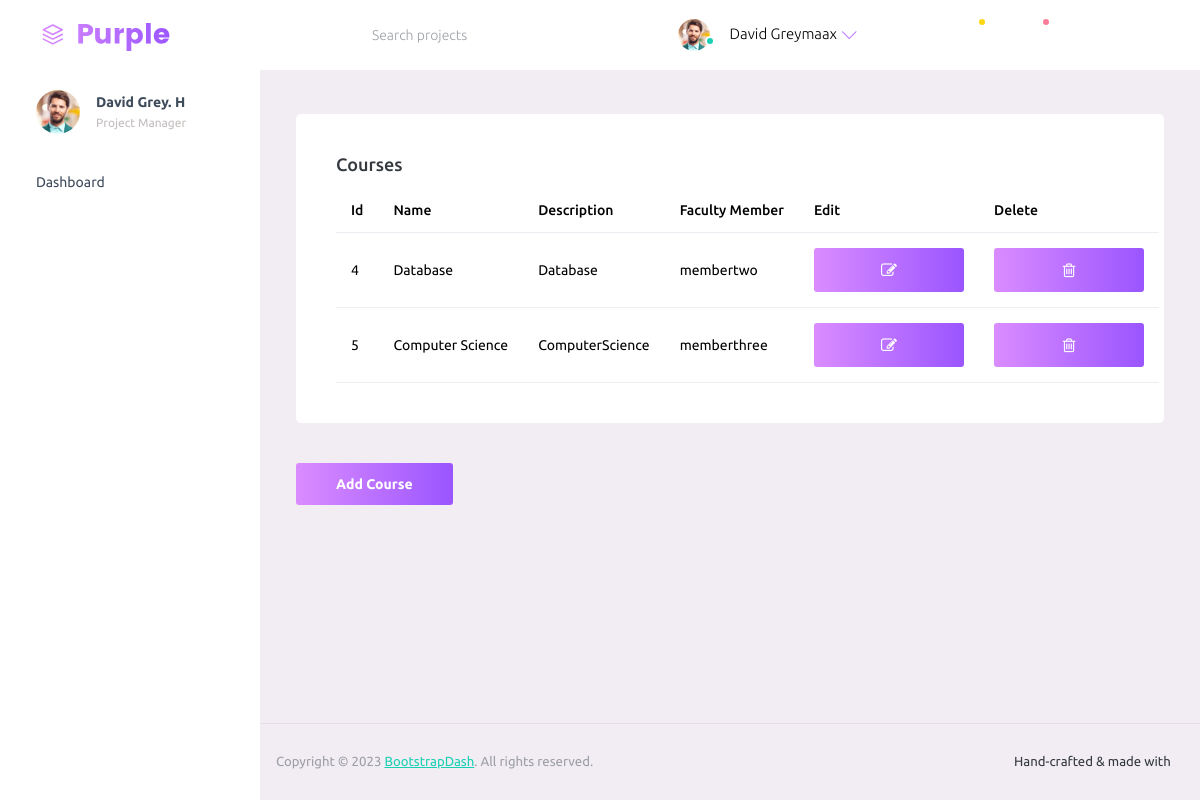
The page /Views/pages/samples/ManageCourses.php on the database as committed earlier.
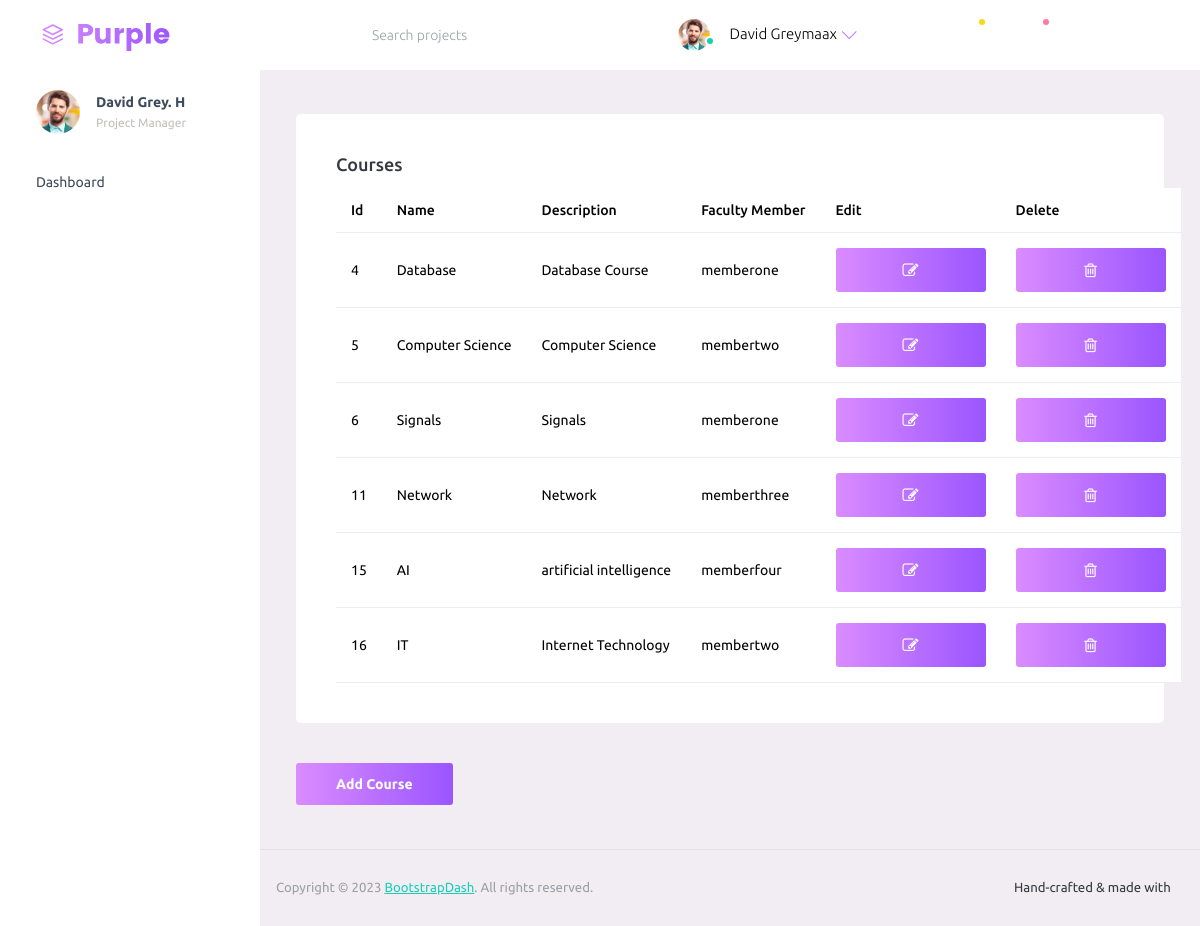
The same page on the database as committed later.
### tables this page shows
CREATE TABLE `course` (
  `CrsId` int(11) NOT NULL,
  `CrsName` varchar(50) NOT NULL,
  `FacultyId` int(11) DEFAULT NULL,
  `Description` varchar(255) NOT NULL
);

CREATE TABLE `users` (
  `Id` int(11) NOT NULL,
  `Name` varchar(50) NOT NULL,
  `UserName` varchar(50) NOT NULL,
  `Password` varchar(50) NOT NULL,
  `Email` varchar(100) NOT NULL,
  `RoleName` varchar(20) NOT NULL
);

### Controllers/CoursesController.php (called while the page is built, shortened)
<?php
require_once 'C:\xampp\htdocs\Learning-Management-System\Controllers\DBController.php';
    class CoursesController
    {
        public function GetAllCourses()
        {
            $this->db = new DbController;
            if($this->db->openConnection())
            {
                $query = "SELECT CrsId,CrsName,Description,Name FROM course Left JOIN users ON FacultyId = Id";
                $result = $this->db->select($query);
                if($result === false)
                {
                    return false;
                }
                else
                {
                    return $result;
                }
            }
        }
    }
?>

### Controllers/DBController.php (called while the page is built, shortened)
<?php
    class DbController
    {
        public $dbHost="localhost";
        public $dbUser="root";
        public $dbPassword="";
        public $dbName="LMSDb";
        public $connection;
        public function openConnection()
        {
            $this->connection=new mysqli($this->dbHost,$this->dbUser,$this->dbPassword,$this->dbName);
            if($this->connection->connect_error)
            {
                echo " Error in Connection : ".$this->connection->connect_error;
                return false;
            }
            else
            {
                return true;
            }
        }
        public function select($qry)
        {
            $result=$this->connection->query($qry);
            if(!$result)
            {
                echo "Error : ".mysqli_error($this->connection);
                return false;
            }
            else
            {
                return $result->fetch_all(MYSQLI_ASSOC);
            }
        }
    }
?>

### Views/pages/samples/ManageCourses.php (the view, shortened to what this page needs)
<?php
  require_once 'C:\xampp\htdocs\Learning-Management-System\Controllers\CoursesController.php';
  require_once 'C:\xampp\htdocs\Learning-Management-System\Controllers\DBController.php';
  $CrsController = new CoursesController;
  $courses = $CrsController->GetAllCourses();
?>
<!DOCTYPE html>
<html lang="en">
  <head>
    <link rel="stylesheet" href="../../assets/vendors/mdi/css/materialdesignicons.min.css">
    <link rel="stylesheet" href="../../assets/vendors/ti-icons/css/themify-icons.css">
    <link rel="stylesheet" href="../../assets/vendors/css/vendor.bundle.base.css">
    <link rel="stylesheet" href="../../assets/vendors/font-awesome/css/font-awesome.min.css">
    <link rel="stylesheet" href="../../assets/css/style.css">
  </head>
  <body>
    <div class="container-scroller">
      <nav class="navbar default-layout-navbar col-lg-12 col-12 p-0 fixed-top d-flex flex-row">
        <div class="text-center navbar-brand-wrapper d-flex align-items-center justify-content-start">
          <a class="navbar-brand brand-logo" href="../../index.html"><img src="../../assets/images/logo.svg" alt="logo" /></a>
        </div>
        <div class="navbar-menu-wrapper d-flex align-items-stretch">
          <button class="navbar-toggler navbar-toggler align-self-center" type="button" data-toggle="minimize">
            <span class="mdi mdi-menu"></span>
          </button>
          <div class="search-field d-none d-md-block">
            <form class="d-flex align-items-center h-100" action="#">
              <div class="input-group">
                <div class="input-group-prepend bg-transparent">
                  <i class="input-group-text border-0 mdi mdi-magnify"></i>
                </div>
                <input type="text" class="form-control bg-transparent border-0" placeholder="Search projects">
              </div>
            </form>
          </div>
          <ul class="navbar-nav navbar-nav-right">
            <li class="nav-item nav-profile dropdown">
              <a class="nav-link dropdown-toggle" id="profileDropdown" href="#" data-bs-toggle="dropdown" aria-expanded="false">
                <div class="nav-profile-img">
                  <img src="../../assets/images/faces/face1.jpg" alt="image">
                  <span class="availability-status online"></span>
                </div>
                <div class="nav-profile-text">
                  <p class="mb-1 text-black">David Greymaax</p>
                </div>
              </a>
            </li>
            <li class="nav-item d-none d-lg-block full-screen-link">
              <a class="nav-link">
                <i class="mdi mdi-fullscreen" id="fullscreen-button"></i>
              </a>
            </li>
            <li class="nav-item dropdown">
              <a class="nav-link count-indicator dropdown-toggle" id="messageDropdown" href="#" data-bs-toggle="dropdown" aria-expanded="false">
                <i class="mdi mdi-email-outline"></i>
                <span class="count-symbol bg-warning"></span>
              </a>
            </li>
            <li class="nav-item dropdown">
              <a class="nav-link count-indicator dropdown-toggle" id="notificationDropdown" href="#" data-bs-toggle="dropdown">
                <i class="mdi mdi-bell-outline"></i>
                <span class="count-symbol bg-danger"></span>
              </a>
            </li>
            <li class="nav-item nav-logout d-none d-lg-block">
              <a class="nav-link" href="#">
                <i class="mdi mdi-power"></i>
              </a>
            </li>
            <li class="nav-item nav-settings d-none d-lg-block">
              <a class="nav-link" href="#">
                <i class="mdi mdi-format-line-spacing"></i>
              </a>
            </li>
          </ul>
        </div>
      </nav>
      <div class="container-fluid page-body-wrapper">
        <nav class="sidebar sidebar-offcanvas" id="sidebar">
          <ul class="nav">
            <li class="nav-item nav-profile">
              <a href="#" class="nav-link">
                <div class="nav-profile-image">
                  <img src="../../assets/images/faces/face1.jpg" alt="profile" />
                </div>
                <div class="nav-profile-text d-flex flex-column">
                  <span class="font-weight-bold mb-2">David Grey. H</span>
                  <span class="text-secondary text-small">Project Manager</span>
                </div>
                <i class="mdi mdi-bookmark-check text-success nav-profile-badge"></i>
              </a>
            </li>
            <li class="nav-item">
              <a class="nav-link" href="../../index.html">
                <span class="menu-title">Dashboard</span>
                <i class="mdi mdi-home menu-icon"></i>
              </a>
            </li>
            </ul>
        </nav>
        <div class="main-panel">
          <div class="content-wrapper">
            <div class="row">
                <div class="col-lg-12 grid-margin stretch-card">
                  <div class="card">
                    <div class="card-body">
                      <h4 class="card-title">Courses</h4>
                      <table class="table">
                        <thead>
                          <tr>
                            <th>Id</th>
                            <th>Name</th>
                            <th>Description</th>
                            <th>Faculty Member</th>
                            <th>Edit</th>
                            <th>Delete</th>
                          </tr>
                        </thead>
                        <tbody>
                          <?php
                          foreach($courses as $course)
                          {
                            ?>
                              <tr>
                                <td><?php echo $course["CrsId"]?></td>
                                <td><?php echo $course["CrsName"]?></td>
                                <td><?php echo $course["Description"]?></td>
                                <?php
                                  if($course["Name"] == NULL)
                                  {
                                    ?>
                                      <td>N/A</td>
                                    <?php
                                  }
                                  else
                                  {
                                    ?>
                                      <td><?php echo $course["Name"]?></td>
                                    <?php
                                  }
                                ?>
                                <td>
                                  <form action="" method="post">
                                    <button type="submit" class="btn btn-gradient-primary btn-fw">
                                      <i class="fa fa-edit"></i>
                                    </button>
                                  </form>
                                </td>
                                <td>
                                  <form action="" method="post">
                                    <button type="submit" class="btn btn-gradient-primary btn-fw">
                                      <i class="fa fa-trash-o"></i>
                                    </button>
                                  </form>
                                </td>
                            <?php
                            }
                            ?>
                          </tr>
                        </tbody>
                      </table>
                    </div>
                  </div>
                </div>
            </div>
            <a href="/Learning-Management-System/Views/pages/samples/AddCourse.php" class="btn btn-gradient-primary btn-fw">
                Add Course
            </a>
          </div>
          <footer class="footer">
            <div class="d-sm-flex justify-content-center justify-content-sm-between">
              <span class="text-muted text-center text-sm-left d-block d-sm-inline-block">Copyright © 2023 <a href="https://www.bootstrapdash.com/" target="_blank">BootstrapDash</a>. All rights reserved.</span>
              <span class="float-none float-sm-right d-block mt-1 mt-sm-0 text-center">Hand-crafted & made with <i class="mdi mdi-heart text-danger"></i></span>
            </div>
          </footer>
        </div>
      </div>
    </div>
  </body>
</html>

Rows that differ between the two databases and show on the page:
changed course "Database": Description "Database" → "Database Course"; users.Name "membertwo" → "memberone"
changed course "Computer Science": Description "ComputerScience" → "Computer Science"; users.Name "memberthree" → "membertwo"
added course: CrsId "6", CrsName "Signals", Description "Signals", users.Name "memberone"
added course: CrsId "11", CrsName "Network", Description "Network", users.Name "memberthree"
added course: CrsId "15", CrsName "AI", Description "artificial intelligence", users.Name "memberfour"
added course: CrsId "16", CrsName "IT", Description "Internet Technology", users.Name "membertwo"
